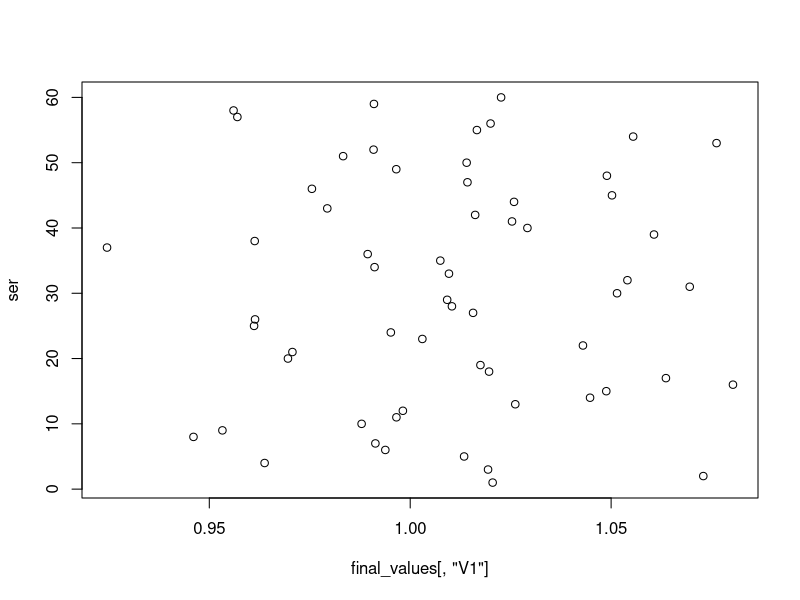

This chart was generated by the following R code:

n <- 100
length <- 61

data <- replicate(n, rnorm(length, mean = 1, sd = 0.5))

avg_row <- apply(data, 2, function(x){
  result <- (x[seq(1,length-1)] + x[seq(2,length)]) /2
})

# Step 1: Compute pairwise averages between adjacent columns
num_cols <- ncol(avg_row)  # Get the number of columns
num_rows <- nrow(avg_row)  # Get the number of rows

# Ensure even number of columns
if (num_cols %% 2 == 1) {
  avg_row <- avg_row[, -num_cols]  # Remove the last column if odd
}

# Compute pairwise column-wise averages
avg_adjacent_matrix <- matrix(NA, nrow = num_rows, ncol = num_cols / 2)

for (j in seq(1, num_cols - 1, by = 2)) {
  avg_adjacent_matrix[, (j + 1) / 2] <- (avg_row[, j] + avg_row[, j + 1]) / 2
}



# Step 2: Compute pairwise averages between adjacent columns
num_cols1 <- ncol(avg_adjacent_matrix)  # Get the number of columns
num_rows1 <- nrow(avg_adjacent_matrix)  # Get the number of rows

# Ensure even number of columns
if (num_cols %% 2 == 1) {
  avg_adjacent_matrix <- avg_adjacent_matrix[, -num_cols]  # Remove the last column if odd
}

# Compute pairwise column-wise averages
avg_adjacent_matrix1 <- matrix(NA, nrow = num_rows1, ncol = num_cols1 / 2)

for (j in seq(1, num_cols1 - 1, by = 2)) {
  avg_adjacent_matrix1[, (j + 1) / 2] <- (avg_adjacent_matrix[, j] + avg_adjacent_matrix[, j + 1]) / 2
}



# Step 3: Compute pairwise averages between adjacent columns
num_cols2 <- ncol(avg_adjacent_matrix1)  # Get the number of columns
num_rows2 <- nrow(avg_adjacent_matrix1)  # Get the number of rows

# Ensure even number of columns
if (num_cols2 %% 2 == 1) {
  avg_adjacent_matrix1 <- avg_adjacent_matrix1[, -num_cols]  # Remove the last column if odd
}

# Compute pairwise column-wise averages
avg_adjacent_matrix2 <- matrix(NA, nrow = num_rows2, ncol = num_cols2 / 2)

for (j in seq(1, num_cols2 - 1, by = 2)) {
  avg_adjacent_matrix2[, (j + 1) / 2] <- (avg_adjacent_matrix1[, j] + avg_adjacent_matrix1[, j + 1]) / 2
}



# Step 4: Compute pairwise averages between adjacent columns
num_cols3 <- ncol(avg_adjacent_matrix2)  # Get the number of columns
num_rows3 <- nrow(avg_adjacent_matrix2)  # Get the number of rows

# Ensure even number of columns
if (num_cols3 %% 2 == 1) {
  avg_adjacent_matrix2 <- avg_adjacent_matrix2[, -num_cols]  # Remove the last column if odd
}

# Compute pairwise column-wise averages
avg_adjacent_matrix3 <- matrix(NA, nrow = num_rows3, ncol = num_cols3 / 2)

for (j in seq(1, num_cols3 - 1, by = 2)) {
  avg_adjacent_matrix3[, (j + 1) / 2] <- (avg_adjacent_matrix2[, j] + avg_adjacent_matrix2[, j + 1]) / 2
}




# Step 5: Compute pairwise averages between adjacent columns
num_cols4 <- ncol(avg_adjacent_matrix3)  # Get the number of columns
num_rows4 <- nrow(avg_adjacent_matrix3)  # Get the number of rows

# Ensure even number of columns
if (num_cols4 %% 2 == 1) {
  avg_adjacent_matrix3 <- avg_adjacent_matrix3[, -num_cols]  # Remove the last column if odd
}

# Compute pairwise column-wise averages
avg_adjacent_matrix4 <- matrix(NA, nrow = num_rows4, ncol = num_cols4 / 2)

for (j in seq(1, num_cols4 - 1, by = 2)) {
  avg_adjacent_matrix4[, (j + 1) / 2] <- (avg_adjacent_matrix3[, j] + avg_adjacent_matrix3[, j + 1]) / 2
}



# Step 5: Compute pairwise averages between adjacent columns
num_cols5 <- ncol(avg_adjacent_matrix4)  # Get the number of columns
num_rows5 <- nrow(avg_adjacent_matrix4)  # Get the number of rows

# Ensure even number of columns
if (num_cols5 %% 2 == 1) {
  avg_adjacent_matrix4 <- avg_adjacent_matrix4[, -num_cols]  # Remove the last column if odd
}

# Compute pairwise column-wise averages
avg_adjacent_matrix5 <- matrix(NA, nrow = num_rows5, ncol = num_cols5 / 2)

for (j in seq(1, num_cols5 - 1, by = 2)) {
  avg_adjacent_matrix5[, (j + 1) / 2] <- (avg_adjacent_matrix4[, j] + avg_adjacent_matrix4[, j + 1]) / 2
}

final_values <- as.data.frame(avg_adjacent_matrix5) 
ser <- c(1:60)

plot(final_values[,"V1"],ser)
